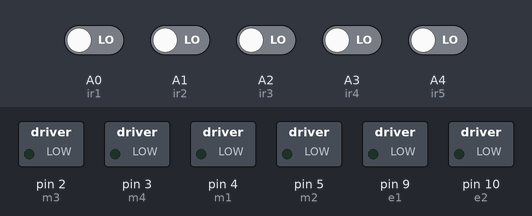
The sketch below on a simulated Arduino Uno, built with avr-gcc and run on an emulated ATmega328P. On the bench: switched loads named in the sketch (green lamp = pin HIGH). The inputs (shaded band) are chosen by the test bench; at power-on: A0 (ir1), A1 (ir2), A2 (ir3), A3 (ir4), A4 (ir5) LOW.

Above: at 1.2 s.
1.3 s: A0 (ir1) driven HIGH and A1 (ir2) driven HIGH
At 2.5 s:
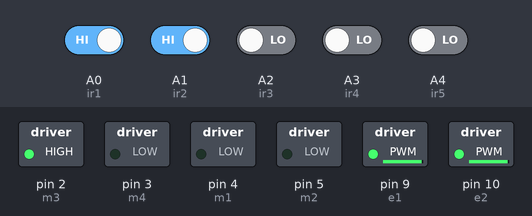
2.8 s: A2 (ir3) driven HIGH and A3 (ir4) driven HIGH
At 3.9 s:
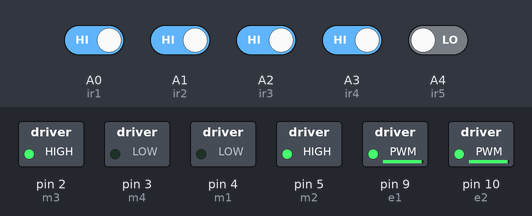
4.3 s: A4 (ir5) driven HIGH
At 5.0 s:
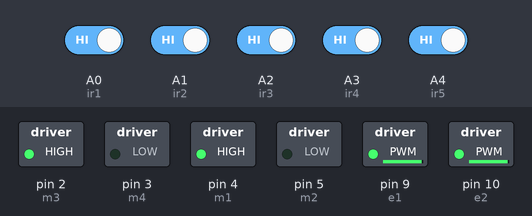
5.8 s: A0 (ir1) driven LOW
At 6.1 s:
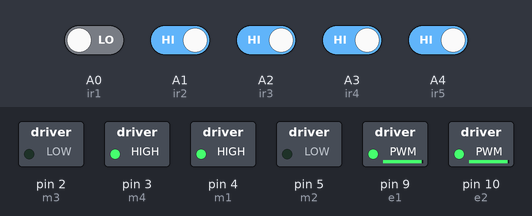
7.3 s: A0 (ir1) driven HIGH
At 8.5 s:
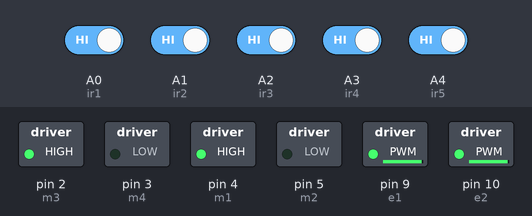
8.8 s: A1 (ir2) driven LOW
At 9.6 s:
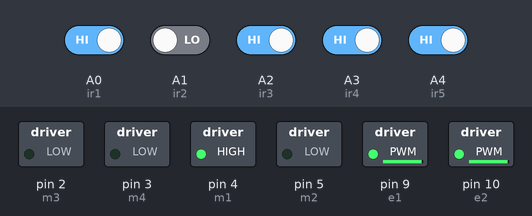
Timing chart, 0 to 11.3 s (numbered marks = the images above; inputs shaded):
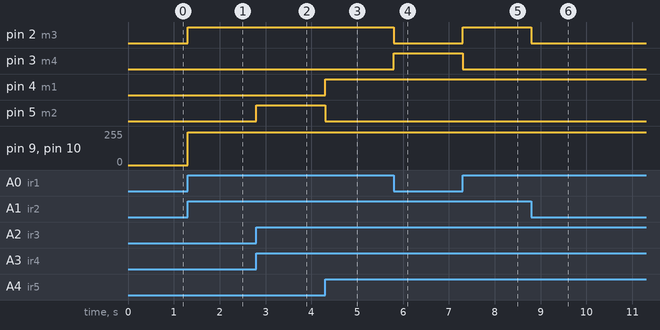

Measured:
- after the input at 1.3 s, pin 2 (m3): LOW → HIGH at once; pin 9 (e1), pin 10 (e2): 0/255 → 245/255 at once
- after the input at 2.8 s, pin 5 (m2): LOW → HIGH at once
- after the input at 4.3 s, pin 4 (m1): LOW → HIGH at once; pin 5 (m2): HIGH → LOW at once
- after the input at 5.8 s, pin 2 (m3): HIGH → LOW at once; pin 3 (m4): LOW → HIGH at once
- after the input at 7.3 s, pin 2 (m3): LOW → HIGH at once; pin 3 (m4): HIGH → LOW at once
- after the input at 8.8 s, pin 2 (m3): HIGH → LOW at once

The sketch:

Line_follower_5_channel.ino
```cpp
#define m1 4  //Right Motor MA1
#define m2 5  //Right Motor MA2
#define m3 2  //Left Motor MB1
#define m4 3  //Left Motor MB2
#define e1 9  //Right Motor Enable Pin EA
#define e2 10 //Left Motor Enable Pin EB

//**********5 Channel IR Sensor Connection**********//
#define ir1 A0
#define ir2 A1
#define ir3 A2
#define ir4 A3
#define ir5 A4
//*************************************************//

void setup() {
  pinMode(m1, OUTPUT);
  pinMode(m2, OUTPUT);
  pinMode(m3, OUTPUT);
  pinMode(m4, OUTPUT);
  pinMode(e1, OUTPUT);
  pinMode(e2, OUTPUT);
  pinMode(ir1, INPUT);
  pinMode(ir2, INPUT);
  pinMode(ir3, INPUT);
  pinMode(ir4, INPUT);
  pinMode(ir5, INPUT);
}

void loop() {
  //Reading Sensor Values
  int s1 = digitalRead(ir1);  //Left Most Sensor
  int s2 = digitalRead(ir2);  //Left Sensor
  int s3 = digitalRead(ir3);  //Middle Sensor
  int s4 = digitalRead(ir4);  //Right Sensor
  int s5 = digitalRead(ir5);  //Right Most Sensor

  //if only middle sensor detects black line
  if((s1 == 1) && (s2 == 1) && (s3 == 0) && (s4 == 1) && (s5 == 1))
  {
    //going forward with full speed
    analogWrite(e1, 245); //you can adjust the speed of the motors from 0-245
    analogWrite(e2, 245); //you can adjust the speed of the motors from 0-245
    digitalWrite(m1, HIGH);
    digitalWrite(m2, LOW);
    digitalWrite(m3, HIGH);
    digitalWrite(m4, LOW);
  }

  //if only left sensor detects black line
  if((s1 == 1) && (s2 == 0) && (s3 == 1) && (s4 == 1) && (s5 == 1))
  {
    //going right with full speed
    analogWrite(e1, 245); //you can adjust the speed of the motors from 0-245
    analogWrite(e2, 245); //you can adjust the speed of the motors from 0-245
    digitalWrite(m1, HIGH);
    digitalWrite(m2, LOW);
    digitalWrite(m3, LOW);
    digitalWrite(m4, LOW);
  }

  //if only left most sensor detects black line
  if((s1 == 0) && (s2 == 1) && (s3 == 1) && (s4 == 1) && (s5 == 1))
  {
    //going right with full speed
    analogWrite(e1, 245); //you can adjust the speed of the motors from 0-245
    analogWrite(e2, 245); //you can adjust the speed of the motors from 0-245
    digitalWrite(m1, HIGH);
    digitalWrite(m2, LOW);
    digitalWrite(m3, LOW);
    digitalWrite(m4, HIGH);
  }

  //if only right sensor detects black line
  if((s1 == 1) && (s2 == 1) && (s3 == 1) && (s4 == 0) && (s5 == 1))
  {
    //going left with full speed
    analogWrite(e1, 245); //you can adjust the speed of the motors from 0-245
    analogWrite(e2, 245); //you can adjust the speed of the motors from 0-245
    digitalWrite(m1, LOW);
    digitalWrite(m2, LOW);
    digitalWrite(m3, HIGH);
    digitalWrite(m4, LOW);
  }

  //if only right most sensor detects black line
  if((s1 == 1) && (s2 == 1) && (s3 == 1) && (s4 == 1) && (s5 == 0))
  {
    //going left with full speed
    analogWrite(e1, 245); //you can adjust the speed of the motors from 0-245
    analogWrite(e2, 245); //you can adjust the speed of the motors from 0-245
    digitalWrite(m1, LOW);
    digitalWrite(m2, HIGH);
    digitalWrite(m3, HIGH);
    digitalWrite(m4, LOW);
  }

  //if middle and right sensor detects black line
  if((s1 == 1) && (s2 == 1) && (s3 == 0) && (s4 == 0) && (s5 == 1))
  {
    //going left with full speed
    analogWrite(e1, 245); //you can adjust the speed of the motors from 0-245
    analogWrite(e2, 245); //you can adjust the speed of the motors from 0-245
    digitalWrite(m1, LOW);
    digitalWrite(m2, LOW);
    digitalWrite(m3, HIGH);
    digitalWrite(m4, LOW);
  }

  //if middle and left sensor detects black line
  if((s1 == 1) && (s2 == 0) && (s3 == 0) && (s4 == 1) && (s5 == 1))
  {
    //going right with full speed
    analogWrite(e1, 245); //you can adjust the speed of the motors from 0-245
    analogWrite(e2, 245); //you can adjust the speed of the motors from 0-245
    digitalWrite(m1, HIGH);
    digitalWrite(m2, LOW);
    digitalWrite(m3, LOW);
    digitalWrite(m4, LOW);
  }

  //if middle, left and left most sensor detects black line
  if((s1 == 0) && (s2 == 0) && (s3 == 0) && (s4 == 1) && (s5 == 1))
  {
    //going right with full speed
    analogWrite(e1, 245); //you can adjust the speed of the motors from 0-245
    analogWrite(e2, 245); //you can adjust the speed of the motors from 0-245
    digitalWrite(m1, HIGH);
    digitalWrite(m2, LOW);
    digitalWrite(m3, LOW);
    digitalWrite(m4, LOW);
  }

  //if middle, right and right most sensor detects black line
  if((s1 == 1) && (s2 == 1) && (s3 == 0) && (s4 == 0) && (s5 == 0))
  {
    //going left with full speed
    analogWrite(e1, 245); //you can adjust the speed of the motors from 0-245
    analogWrite(e2, 245); //you can adjust the speed of the motors from 0-251
    digitalWrite(m1, LOW);
    digitalWrite(m2, LOW);
    digitalWrite(m3, HIGH);
    digitalWrite(m4, LOW);
  }

  //if all sensors are on a black line
  if((s1 == 0) && (s2 == 0) && (s3 == 0) && (s4 == 0) && (s5 == 0))
  {
    //stop
    digitalWrite(m1, LOW);
    digitalWrite(m2, LOW);
    digitalWrite(m3, LOW);
    digitalWrite(m4, LOW);
  }
  if((s1 == 1) && (s2 == 1) && (s3 == 1) && (s4 == 1) && (s5 == 1))
  {
    analogWrite(e1, 245); //you can adjust the speed of the motors from 0-245
    analogWrite(e2, 245); //you can adjust the speed of the motors from 0-245
    digitalWrite(m1, HIGH);
    digitalWrite(m2, LOW);
    digitalWrite(m3, HIGH);
    digitalWrite(m4, LOW);
  }
}
```
